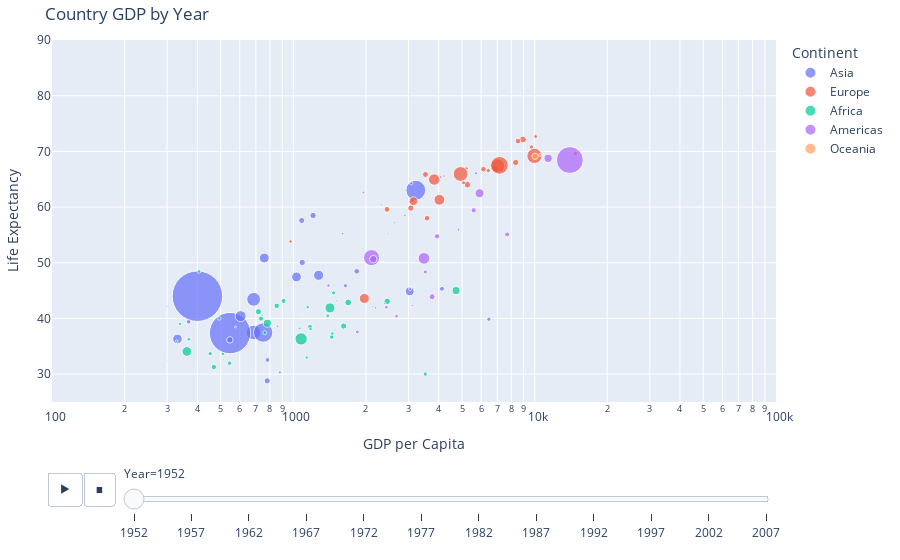

Notebook source saved alongside this figure:
### Markdown cell above
<b>Scatter Plot<b>

### Code cell
df = px.data.gapminder()
fig4 = px.scatter(df, x="gdpPercap", y="lifeExp", 
                  animation_frame="year", animation_group="country",
                  labels={'continent':'Continent',
                          'gdpPercap':'GDP per Capita',
                          'lifeExp':'Life Expectancy','year':'Year',
                          'pop':'Population'},
                  title='Country GDP by Year',
                  size="pop", color="continent", hover_name="country",
                  log_x=True, size_max=55, range_x=[100,100000], range_y=[25,90])

fig4.update_layout(margin=dict(l=20, r=20, t=40, b=20))

#fig4["layout"].pop("updatemenus") # optional, gets rid of animation buttons

fig4.show()

### Figure 1 — Plotly figure (JSON) as saved in the notebook; plotly's stock layout.template omitted (floating-point values rounded to 4 significant figures)
{"data": [{"hovertemplate": "<b>%{hovertext}</b><br><br>Continent=Asia<br>Year=1952<br>GDP per Capita=%{x}<br>Life Expectancy=%{y}<br>Population=%{marker.size}<extra></extra>", "hovertext": ["Afghanistan", "Bahrain", "Bangladesh", "Cambodia", "China", "Hong Kong, China", "India", "Indonesia", "Iran", "Iraq", "Israel", "Japan", "Jordan", "Korea, Dem. Rep.", "Korea, Rep.", "Kuwait", "Lebanon", "Malaysia", "Mongolia", "Myanmar", "Nepal", "Oman", "Pakistan", "Philippines", "Saudi Arabia", "Singapore", "Sri Lanka", "Syria", "Taiwan", "Thailand", "Vietnam", "West Bank and Gaza", "Yemen, Rep."], "ids": ["Afghanistan", "Bahrain", "Bangladesh", "Cambodia", "China", "Hong Kong, China", "India", "Indonesia", "Iran", "Iraq", "Israel", "Japan", "Jordan", "Korea, Dem. Rep.", "Korea, Rep.", "Kuwait", "Lebanon", "Malaysia", "Mongolia", "Myanmar", "Nepal", "Oman", "Pakistan", "Philippines", "Saudi Arabia", "Singapore", "Sri Lanka", "Syria", "Taiwan", "Thailand", "Vietnam", "West Bank and Gaza", "Yemen, Rep."], "legendgroup": "Asia", "marker": {"color": "#636efa", "size": [8425333, 120447, 46886859, 4693836, 556263527, 2125900, 372000000, 82052000, 17272000, 5441766, 1620914, 86459025, 607914, 8865488, 20947571, 160000, 1439529, 6748378, 800663, 20092996, 9182536, 507833, 41346560, 22438691, 4005677, 1127000, 7982342, 3661549, 8550362, 21289402, 26246839, 1030585, 4963829], "sizemode": "area", "sizeref": 435900.0, "symbol": "circle"}, "mode": "markers", "name": "Asia", "orientation": "v", "showlegend": true, "type": "scatter", "x": [779.4, 9867.0, 684.2, 368.5, 400.4, 3054.0, 546.6, 749.7, 3035.0, 4130.0, 4087.0, 3217.0, 1547.0, 1088.0, 1031.0, 108400.0, 4835.0, 1831.0, 786.6, 331, 545.9, 1828.0, 684.6, 1273.0, 6460.0, 2315.0, 1084.0, 1643.0, 1207.0, 757.8, 605.1, 1516.0, 781.7], "xaxis": "x", "y": [28.8, 50.94, 37.48, 39.42, 44, 60.96, 37.37, 37.47, 44.87, 45.32, 65.39, 63.03, 43.16, 50.06, 47.45, 55.56, 55.93, 48.46, 42.24, 36.32, 36.16, 37.58, 43.44, 47.75, 39.88, 60.4, 57.59, 45.88, 58.5, 50.85, 40.41, 43.16, 32.55], "yaxis": "y"}, {"hovertemplate": "<b>%{hovertext}</b><br><br>Continent=Europe<br>Year=1952<br>GDP per Capita=%{x}<br>Life Expectancy=%{y}<br>Population=%{marker.size}<extra></extra>", "hovertext": ["Albania", "Austria", "Belgium", "Bosnia and Herzegovina", "Bulgaria", "Croatia", "Czech Republic", "Denmark", "Finland", "France", "Germany", "Greece", "Hungary", "Iceland", "Ireland", "Italy", "Montenegro", "Netherlands", "Norway", "Poland", "Portugal", "Romania", "Serbia", "Slovak Republic", "Slovenia", "Spain", "Sweden", "Switzerland", "Turkey", "United Kingdom"], "ids": ["Albania", "Austria", "Belgium", "Bosnia and Herzegovina", "Bulgaria", "Croatia", "Czech Republic", "Denmark", "Finland", "France", "Germany", "Greece", "Hungary", "Iceland", "Ireland", "Italy", "Montenegro", "Netherlands", "Norway", "Poland", "Portugal", "Romania", "Serbia", "Slovak Republic", "Slovenia", "Spain", "Sweden", "Switzerland", "Turkey", "United Kingdom"], "legendgroup": "Europe", "marker": {"color": "#EF553B", "size": [1282697, 6927772, 8730405, 2791000, 7274900, 3882229, 9125183, 4334000, 4090500, 42459667, 69145952, 7733250, 9504000, 147962, 2952156, 47666000, 413834, 10381988, 3327728, 25730551, 8526050, 16630000, 6860147, 3558137, 1489518, 28549870, 7124673, 4815000, 22235677, 50430000], "sizemode": "area", "sizeref": 435900.0, "symbol": "circle"}, "mode": "markers", "name": "Europe", "orientation": "v", "showlegend": true, "type": "scatter", "x": [1601.0, 6137.0, 8343.0, 973.5, 2444.0, 3119.0, 6876.0, 9692.0, 6425.0, 7030.0, 7144.0, 3531.0, 5264.0, 7268.0, 5210.0, 4931.0, 2648.0, 8942.0, 10100.0, 4029.0, 3068.0, 3145.0, 3581.0, 5075.0, 4215.0, 3834.0, 8528.0, 14730.0, 1969.0, 9980.0], "xaxis": "x", "y": [55.23, 66.8, 68, 53.82, 59.6, 61.21, 66.87, 70.78, 66.55, 67.41, 67.5, 65.86, 64.03, 72.49, 66.91, 65.94, 59.16, 72.13, 72.67, 61.31, 59.82, 61.05, 58.0, 64.36, 65.57, 64.94, 71.86, 69.62, 43.59, 69.18], "yaxis": "y"}, {"hovertemplate": "<b>%{hovertext}</b><br><br>Continent=Africa<br>Year=1952<br>GDP per Capita=%{x}<br>Life Expectancy=%{y}<br>Population=%{marker.size}<extra></extra>", "hovertext": ["Algeria", "Angola", "Benin", "Botswana", "Burkina Faso", "Burundi", "Cameroon", "Central African Republic", "Chad", "Comoros", "Congo, Dem. Rep.", "Congo, Rep.", "Cote d'Ivoire", "Djibouti", "Egypt", "Equatorial Guinea", "Eritrea", "Ethiopia", "Gabon", "Gambia", "Ghana", "Guinea", "Guinea-Bissau", "Kenya", "Lesotho", "Liberia", "Libya", "Madagascar", "Malawi", "Mali", "Mauritania", "Mauritius", "Morocco", "Mozambique", "Namibia", "Niger", "Nigeria", "Reunion", "Rwanda", "Sao Tome and Principe", "Senegal", "Sierra Leone", "Somalia", "South Africa", "Sudan", "Swaziland", "Tanzania", "Togo", "Tunisia", "Uganda", "Zambia", "Zimbabwe"], "ids": ["Algeria", "Angola", "Benin", "Botswana", "Burkina Faso", "Burundi", "Cameroon", "Central African Republic", "Chad", "Comoros", "Congo, Dem. Rep.", "Congo, Rep.", "Cote d'Ivoire", "Djibouti", "Egypt", "Equatorial Guinea", "Eritrea", "Ethiopia", "Gabon", "Gambia", "Ghana", "Guinea", "Guinea-Bissau", "Kenya", "Lesotho", "Liberia", "Libya", "Madagascar", "Malawi", "Mali", "Mauritania", "Mauritius", "Morocco", "Mozambique", "Namibia", "Niger", "Nigeria", "Reunion", "Rwanda", "Sao Tome and Principe", "Senegal", "Sierra Leone", "Somalia", "South Africa", "Sudan", "Swaziland", "Tanzania", "Togo", "Tunisia", "Uganda", "Zambia", "Zimbabwe"], "legendgroup": "Africa", "marker": {"color": "#00cc96", "size": [9279525, 4232095, 1738315, 442308, 4469979, 2445618, 5009067, 1291695, 2682462, 153936, 14100005, 854885, 2977019, 63149, 22223309, 216964, 1438760, 20860941, 420702, 284320, 5581001, 2664249, 580653, 6464046, 748747, 863308, 1019729, 4762912, 2917802, 3838168, 1022556, 516556, 9939217, 6446316, 485831, 3379468, 33119096, 257700, 2534927, 60011, 2755589, 2143249, 2526994, 14264935, 8504667, 290243, 8322925, 1219113, 3647735, 5824797, 2672000, 3080907], "sizemode": "area", "sizeref": 435900.0, "symbol": "circle"}, "mode": "markers", "name": "Africa", "orientation": "v", "showlegend": true, "type": "scatter", "x": [2449.0, 3521.0, 1063.0, 851.2, 543.3, 339.3, 1173.0, 1071.0, 1179.0, 1103.0, 780.5, 2126.0, 1389.0, 2670.0, 1419.0, 375.6, 328.9, 362.1, 4293.0, 485.2, 911.3, 510.2, 299.9, 853.5, 298.8, 575.6, 2388.0, 1443.0, 369.2, 452.3, 743.1, 1968.0, 1688.0, 468.5, 2424.0, 761.9, 1077.0, 2719.0, 493.3, 879.6, 1450.0, 879.8, 1136.0, 4725.0, 1616.0, 1148.0, 716.7, 859.8, 1468.0, 734.8, 1147.0, 406.9], "xaxis": "x", "y": [43.08, 30.02, 38.22, 47.62, 31.98, 39.03, 38.52, 35.46, 38.09, 40.72, 39.14, 42.11, 40.48, 34.81, 41.89, 34.48, 35.93, 34.08, 37.0, 30, 43.15, 33.61, 32.5, 42.27, 42.14, 38.48, 42.72, 36.68, 36.26, 33.69, 40.54, 50.99, 42.87, 31.29, 41.73, 37.44, 36.32, 52.72, 40, 46.47, 37.28, 30.33, 32.98, 45.01, 38.63, 41.41, 41.22, 38.6, 44.6, 39.98, 42.04, 48.45], "yaxis": "y"}, {"hovertemplate": "<b>%{hovertext}</b><br><br>Continent=Americas<br>Year=1952<br>GDP per Capita=%{x}<br>Life Expectancy=%{y}<br>Population=%{marker.size}<extra></extra>", "hovertext": ["Argentina", "Bolivia", "Brazil", "Canada", "Chile", "Colombia", "Costa Rica", "Cuba", "Dominican Republic", "Ecuador", "El Salvador", "Guatemala", "Haiti", "Honduras", "Jamaica", "Mexico", "Nicaragua", "Panama", "Paraguay", "Peru", "Puerto Rico", "Trinidad and Tobago", "United States", "Uruguay", "Venezuela"], "ids": ["Argentina", "Bolivia", "Brazil", "Canada", "Chile", "Colombia", "Costa Rica", "Cuba", "Dominican Republic", "Ecuador", "El Salvador", "Guatemala", "Haiti", "Honduras", "Jamaica", "Mexico", "Nicaragua", "Panama", "Paraguay", "Peru", "Puerto Rico", "Trinidad and Tobago", "United States", "Uruguay", "Venezuela"], "legendgroup": "Americas", "marker": {"color": "#ab63fa", "size": [17876956, 2883315, 56602560, 14785584, 6377619, 12350771, 926317, 6007797, 2491346, 3548753, 2042865, 3146381, 3201488, 1517453, 1426095, 30144317, 1165790, 940080, 1555876, 8025700, 2227000, 662850, 157553000, 2252965, 5439568], "sizemode": "area", "sizeref": 435900.0, "symbol": "circle"}, "mode": "markers", "name": "Americas", "orientation": "v", "showlegend": true, "type": "scatter", "x": [5911.0, 2677.0, 2109.0, 11370.0, 3940.0, 2144.0, 2627.0, 5587.0, 1398.0, 3522.0, 3048.0, 2428.0, 1840.0, 2195.0, 2899.0, 3478.0, 3112.0, 2480.0, 1952.0, 3759.0, 3082.0, 3023.0, 13990.0, 5717.0, 7690.0], "xaxis": "x", "y": [62.48, 40.41, 50.92, 68.75, 54.74, 50.64, 57.21, 59.42, 45.93, 48.36, 45.26, 42.02, 37.58, 41.91, 58.53, 50.79, 42.31, 55.19, 62.65, 43.9, 64.28, 59.1, 68.44, 66.07, 55.09], "yaxis": "y"}, {"hovertemplate": "<b>%{hovertext}</b><br><br>Continent=Oceania<br>Year=1952<br>GDP per Capita=%{x}<br>Life Expectancy=%{y}<br>Population=%{marker.size}<extra></extra>", "hovertext": ["Australia", "New Zealand"], "ids": ["Australia", "New Zealand"], "legendgroup": "Oceania", "marker": {"color": "#FFA15A", "size": [8691212, 1994794], "sizemode": "area", "sizeref": 435900.0, "symbol": "circle"}, "mode": "markers", "name": "Oceania", "orientation": "v", "showlegend": true, "type": "scatter", "x": [10040.0, 10560.0], "xaxis": "x", "y": [69.12, 69.39], "yaxis": "y"}], "layout": {"autosize": true, "legend": {"itemsizing": "constant", "title": {"text": "Continent"}, "tracegroupgap": 0}, "margin": {"b": 20, "l": 20, "r": 20, "t": 40}, "sliders": [{"active": 0, "currentvalue": {"prefix": "Year="}, "len": 0.9, "pad": {"b": 10, "t": 60}, "steps": [{"args": [["1952"], {"frame": {"duration": 0, "redraw": false}, "fromcurrent": true, "mode": "immediate", "transition": {"duration": 0, "easing": "linear"}}], "label": "1952", "method": "animate"}, {"args": [["1957"], {"frame": {"duration": 0, "redraw": false}, "fromcurrent": true, "mode": "immediate", "transition": {"duration": 0, "easing": "linear"}}], "label": "1957", "method": "animate"}, {"args": [["1962"], {"frame": {"duration": 0, "redraw": false}, "fromcurrent": true, "mode": "immediate", "transition": {"duration": 0, "easing": "linear"}}], "label": "1962", "method": "animate"}, {"args": [["1967"], {"frame": {"duration": 0, "redraw": false}, "fromcurrent": true, "mode": "immediate", "transition": {"duration": 0, "easing": "linear"}}], "label": "1967", "method": "animate"}, {"args": [["1972"], {"frame": {"duration": 0, "redraw": false}, "fromcurrent": true, "mode": "immediate", "transition": {"duration": 0, "easing": "linear"}}], "label": "1972", "method": "animate"}, {"args": [["1977"], {"frame": {"duration": 0, "redraw": false}, "fromcurrent": true, "mode": "immediate", "transition": {"duration": 0, "easing": "linear"}}], "label": "1977", "method": "animate"}, {"args": [["1982"], {"frame": {"duration": 0, "redraw": false}, "fromcurrent": true, "mode": "immediate", "transition": {"duration": 0, "easing": "linear"}}], "label": "1982", "method": "animate"}, {"args": [["1987"], {"frame": {"duration": 0, "redraw": false}, "fromcurrent": true, "mode": "immediate", "transition": {"duration": 0, "easing": "linear"}}], "label": "1987", "method": "animate"}, {"args": [["1992"], {"frame": {"duration": 0, "redraw": false}, "fromcurrent": true, "mode": "immediate", "transition": {"duration": 0, "easing": "linear"}}], "label": "1992", "method": "animate"}, {"args": [["1997"], {"frame": {"duration": 0, "redraw": false}, "fromcurrent": true, "mode": "immediate", "transition": {"duration": 0, "easing": "linear"}}], "label": "1997", "method": "animate"}, {"args": [["2002"], {"frame": {"duration": 0, "redraw": false}, "fromcurrent": true, "mode": "immediate", "transition": {"duration": 0, "easing": "linear"}}], "label": "2002", "method": "animate"}, {"args": [["2007"], {"frame": {"duration": 0, "redraw": false}, "fromcurrent": true, "mode": "immediate", "transition": {"duration": 0, "easing": "linear"}}], "label": "2007", "method": "animate"}], "x": 0.1, "xanchor": "left", "y": 0, "yanchor": "top"}], "title": {"text": "Country GDP by Year"}, "updatemenus": [{"buttons": [{"args": [null, {"frame": {"duration": 500, "redraw": false}, "fromcurrent": true, "mode": "immediate", "transition": {"duration": 500, "easing": "linear"}}], "label": "&#9654;", "method": "animate"}, {"args": [[null], {"frame": {"duration": 0, "redraw": false}, "fromcurrent": true, "mode": "immediate", "transition": {"duration": 0, "easing": "linear"}}], "label": "&#9724;", "method": "animate"}], "direction": "left", "pad": {"r": 10, "t": 70}, "showactive": false, "type": "buttons", "x": 0.1, "xanchor": "right", "y": 0, "yanchor": "top"}], "xaxis": {"anchor": "y", "domain": [0, 1], "range": [2, 5], "title": {"text": "GDP per Capita"}, "type": "log"}, "yaxis": {"anchor": "x", "domain": [0, 1], "range": [25, 90], "title": {"text": "Life Expectancy"}, "type": "linear"}}}
